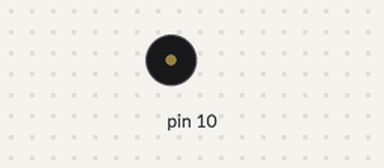
The sketch below on a simulated Arduino Uno, built with avr-gcc and run on an emulated ATmega328P. Shown: buzzer (waves = sounding). Random numbers use the default seed unless the sketch sets one.

Above: at 0.1 s.
At 0.6 s:
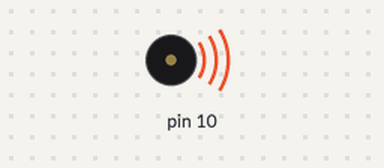
Timing chart, 0 to 40.0 s (numbered marks = the images above):
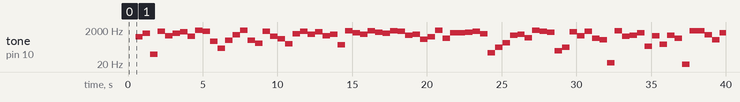

Measured:
- by itself, tone on pin 10: plays 807 Hz for 0.50 s, 1249 Hz for 0.50 s, 73 Hz for 0.50 s, 1658 Hz for 0.50 s, 930 Hz for 0.50 s, 1272 Hz for 0.50 s … (79 notes in this stretch)

The sketch:

tone-random.ino
```cpp
unsigned long timestamp = 0;

void setup() {
  pinMode(10, OUTPUT);
}

void loop() {
  if (millis() - timestamp > 500){
    timestamp = millis();
    tone(10, random(0, 2000));
  }

//  delay(500);
}
```
